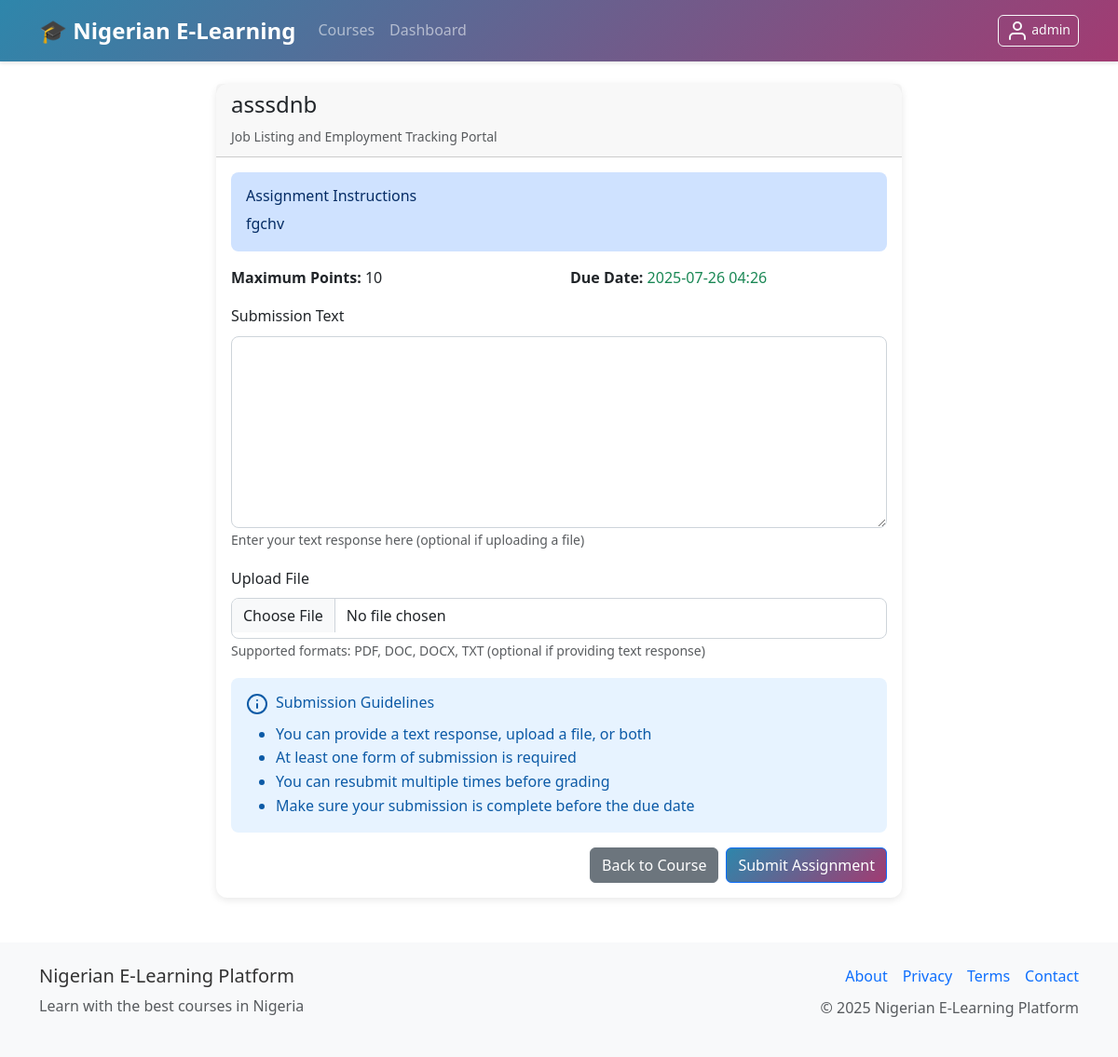
Screenshot of /assignments/1/submit (signed in) with the database file from the repository.
### models.py (models this page shows, shortened)
class User(UserMixin, db.Model):
    id = db.Column(db.Integer, primary_key=True)
    username = db.Column(db.String(80), unique=True, nullable=False)
    email = db.Column(db.String(120), unique=True, nullable=False)
    password_hash = db.Column(db.String(256), nullable=False)
    role = db.Column(db.String(20), nullable=False, default='student')  # admin, instructor, tutor, student
    first_name = db.Column(db.String(50))
    last_name = db.Column(db.String(50))
    active = db.Column(db.Boolean, default=True)
    banned = db.Column(db.Boolean, default=False)
    ban_reason = db.Column(db.Text)
    email_verified = db.Column(db.Boolean, default=False)
    verification_token = db.Column(db.String(100))
    password_reset_token = db.Column(db.String(100))
    password_reset_expires = db.Column(db.DateTime)
    email_verification_token = db.Column(db.String(100))
    email_verification_expires = db.Column(db.DateTime)
    premium_user = db.Column(db.Boolean, default=False)
    instructor_verified = db.Column(db.Boolean, default=False)
    badge_level = db.Column(db.String(20), default='basic')  # basic, bronze, silver, gold, premium
    wallet_balance = db.Column(db.Float, default=0.0)
    created_at = db.Column(db.DateTime, default=datetime.utcnow)
    last_login = db.Column(db.DateTime)
    courses_created = db.relationship('Course', foreign_keys='Course.instructor_id', backref='instructor', lazy='dynamic')
    enrollments = db.relationship('Enrollment', backref='student', lazy='dynamic')
    payments = db.relationship('Payment', backref='user', lazy='dynamic')
    wallet_transactions = db.relationship('WalletTransaction', backref='user', lazy='dynamic')
    quiz_attempts = db.relationship('QuizAttempt', backref='user', lazy='dynamic')
    assignment_submissions = db.relationship('AssignmentSubmission', backref='user', lazy='dynamic')
    course_credits = db.relationship('CourseCredit', backref='student_credit', lazy='dynamic')
    withdrawal_requests = db.relationship('WithdrawalRequest', foreign_keys='WithdrawalRequest.tutor_id', backref='tutor', lazy='dynamic')
    def can_access_course(self, course):
        if self.role in ['admin', 'instructor', 'tutor']:
            return True
    @property
    def is_active(self):
        return bool(self.active and not self.banned)

class Assignment(db.Model):
    id = db.Column(db.Integer, primary_key=True)
    title = db.Column(db.String(200), nullable=False)
    description = db.Column(db.Text)
    instructions = db.Column(db.Text)
    course_id = db.Column(db.Integer, db.ForeignKey('course.id'), nullable=False)
    due_date = db.Column(db.DateTime)
    max_points = db.Column(db.Integer, default=100)
    is_active = db.Column(db.Boolean, default=True)
    max_credits = db.Column(db.Integer, default=15)  # Maximum credits for this assignment
    pass_threshold = db.Column(db.Float, default=60.0)  # Minimum percentage to earn credits
    created_at = db.Column(db.DateTime, default=datetime.utcnow)
    submissions = db.relationship('AssignmentSubmission', backref='assignment', lazy='dynamic', cascade='all, delete-orphan')

class Course(db.Model):
    id = db.Column(db.Integer, primary_key=True)
    title = db.Column(db.String(200), nullable=False)
    description = db.Column(db.Text)
    category = db.Column(db.String(100), default='General')  # Added missing category field
    price = db.Column(db.Float, nullable=False, default=0.0)
    instructor_id = db.Column(db.Integer, db.ForeignKey('user.id'), nullable=False)
    is_active = db.Column(db.Boolean, default=True)
    approval_status = db.Column(db.String(20), default='pending')  # pending, approved, rejected
    approved_by = db.Column(db.Integer, db.ForeignKey('user.id'))  # admin who approved
    approved_at = db.Column(db.DateTime)
    rejection_reason = db.Column(db.Text)
    min_credits_for_certificate = db.Column(db.Integer, default=70)  # Minimum credits needed for certificate
    total_available_credits = db.Column(db.Integer, default=100)     # Total credits available in course
    created_at = db.Column(db.DateTime, default=datetime.utcnow)
    updated_at = db.Column(db.DateTime, default=datetime.utcnow, onupdate=datetime.utcnow)
    lessons = db.relationship('Lesson', backref='course', lazy='dynamic', cascade='all, delete-orphan')
    enrollments = db.relationship('Enrollment', backref='course', lazy='dynamic', cascade='all, delete-orphan')
    quizzes = db.relationship('Quiz', backref='course', lazy='dynamic', cascade='all, delete-orphan')
    assignments = db.relationship('Assignment', backref='course', lazy='dynamic', cascade='all, delete-orphan')
    course_credits = db.relationship('CourseCredit', backref='course', lazy='dynamic', cascade='all, delete-orphan')
    course_vouchers = db.relationship('Voucher', foreign_keys='Voucher.course_id', backref='course', lazy='dynamic', cascade='all, delete-orphan')

### routes.py (the view, shortened to what this page needs)
@app.route('/assignments/<int:assignment_id>/submit', methods=['GET', 'POST'])
@login_required
def submit_assignment(assignment_id):
    assignment = Assignment.query.get_or_404(assignment_id)
    if not current_user.can_access_course(assignment.course):
        flash('You need to enroll in this course first', 'warning')
        return redirect(url_for('course_detail', course_id=assignment.course_id))
    existing_submission = AssignmentSubmission.query.filter_by(
        user_id=current_user.id,
        assignment_id=assignment_id
    ).first()
    form = AssignmentSubmissionForm()
    return render_template('assignments/submit.html', form=form, assignment=assignment, submission=existing_submission, now=dt.utcnow())

### forms.py
class AssignmentSubmissionForm(FlaskForm):
    content = TextAreaField('Submission Text')
    file = FileField('Upload File', validators=[FileAllowed(['pdf', 'doc', 'docx', 'txt'], 'Documents only!')])

### app.py (called while the page is built)
@login_manager.user_loader
def load_user(user_id):
    from models import User
    return User.query.get(int(user_id))

### routes.py (called while the page is built)
@app.context_processor
def inject_settings():
    settings = SystemSettings.query.first()
    return dict(settings=settings)

### templates/assignments/submit.html (shortened to what this page needs)
{% extends "base.html" %}
{% block content %}
<div class="row justify-content-center">
    <div class="col-md-8">
        <div class="card">
            <div class="card-header">
                <h4>{{ assignment.title }}</h4>
                <small class="text-muted">{{ assignment.course.title }}</small>
            </div>
            <div class="card-body">
                <div class="alert alert-primary">
                    <h6>Assignment Instructions</h6>
                    <div>{{ assignment.description|safe }}</div>
                </div>
                <div class="row mb-3">
                    <div class="col-md-6">
                        <strong>Maximum Points:</strong> {{ assignment.max_points }}
                    </div>
                    <div class="col-md-6">
                        {% if assignment.due_date %}
                        <strong>Due Date:</strong>
                        <span class="{% if assignment.due_date < now %}text-danger{% else %}text-success{% endif %}">
                            {{ assignment.due_date.strftime('%Y-%m-%d %H:%M') }}
                        </span>
                        {% else %}
                        <strong>Due Date:</strong> No due date set
                        {% endif %}
                    </div>
                </div>
                <form method="POST" enctype="multipart/form-data">
                    <div class="mb-3">
                        {{ form.content.label(class="form-label") }}
                        {{ form.content(class="form-control", rows="8", value=submission.content if submission else "") }}
                        <small class="form-text text-muted">Enter your text response here (optional if uploading a file)</small>
                    </div>
                    <div class="mb-3">
                        {{ form.file.label(class="form-label") }}
                        {{ form.file(class="form-control") }}
                        <small class="form-text text-muted">
                            Supported formats: PDF, DOC, DOCX, TXT (optional if providing text response)
                        </small>
                    </div>
                    <div class="alert alert-info">
                        <h6><i data-feather="info" class="me-2"></i>Submission Guidelines</h6>
                        <ul class="mb-0">
                            <li>You can provide a text response, upload a file, or both</li>
                            <li>At least one form of submission is required</li>
                            <li>You can resubmit multiple times before grading</li>
                            <li>Make sure your submission is complete before the due date</li>
                        </ul>
                    </div>
                    <div class="d-grid gap-2 d-md-flex justify-content-md-end">
                        <a href="{{ url_for('course_detail', course_id=assignment.course_id) }}" class="btn btn-secondary">Back to Course</a>
                        <button type="submit" class="btn btn-primary">
                            {% if submission %}Update Submission{% else %}Submit Assignment{% endif %}
                        </button>
                    </div>
                </form>
            </div>
        </div>
    </div>
</div>
{% endblock %}

### templates/base.html (shortened to what this page needs)
<!DOCTYPE html>
<html lang="en">
<head>
    {% set critical_css = get_critical_css() %}
    <link rel="preload" href="https://cdn.jsdelivr.net/npm/bootstrap@5.3.0/dist/css/bootstrap.min.css" as="style" onload="this.onload=null;this.rel='stylesheet'">
    <link rel="preload" href="{{ url_for('static', filename='css/style.css') }}" as="style" onload="this.onload=null;this.rel='stylesheet'">
</head>
<body>
    <nav class="navbar navbar-expand-lg navbar-dark bg-primary">
        <div class="container">
            <a class="navbar-brand" href="{{ url_for('index') }}">
                <strong>🎓 Nigerian E-Learning</strong>
            </a>
            <div class="collapse navbar-collapse" id="navbarNav">
                <ul class="navbar-nav me-auto">
                    <li class="nav-item">
                        <a class="nav-link" href="{{ url_for('courses') }}">Courses</a>
                    </li>
                    {% if current_user.is_authenticated %}
                    <li class="nav-item">
                        <a class="nav-link" href="{{ url_for('dashboard') }}">Dashboard</a>
                    </li>
                    {% endif %}
                </ul>
                <ul class="navbar-nav">
                    {% if current_user.is_authenticated %}
                    <li class="nav-item">
                        <button class="btn btn-outline-light btn-sm" type="button" data-bs-toggle="offcanvas" data-bs-target="#profileOffcanvas" aria-controls="profileOffcanvas">
                            <i data-feather="user"></i> {{ current_user.username }}
                        </button>
                    </li>
                    {% endif %}
                </ul>
            </div>
        </div>
    </nav>
    <main class="container my-4">
        {% block content %}{% endblock %}
    </main>
    <footer class="bg-light mt-5 py-4">
        <div class="container">
            <div class="row">
                <div class="col-md-6">
                    <h5>Nigerian E-Learning Platform</h5>
                    <p class="text-muted">Learn with the best courses in Nigeria</p>
                </div>
                <div class="col-md-6 text-md-end">
                    <div class="d-flex justify-content-md-end justify-content-center gap-3 mb-2">
                        <a href="#" class="text-decoration-none">About</a>
                        <a href="#" class="text-decoration-none">Privacy</a>
                        <a href="#" class="text-decoration-none">Terms</a>
                        <a href="#" class="text-decoration-none">Contact</a>
                    </div>
                    <p class="text-muted">© 2025 Nigerian E-Learning Platform</p>
                </div>
            </div>
        </div>
    </footer>
</body>
</html>

### static/css/style.css (style rules this page uses)
:root { --primary-color: #0d6efd; --success-color: #198754; --warning-color: #ffc107; --danger-color: #dc3545; --naira-color: #00b04f; --dark-color: #212529; --light-color: #f8f9fa; }
body { font-family: 'Segoe UI', Tahoma, Geneva, Verdana, sans-serif; line-height: 1.6; color: #333; }
.navbar-brand { font-weight: 700; font-size: 1.5rem; }
.navbar-nav .nav-link { font-weight: 500; transition: color 0.3s ease; }
.card { border: none; box-shadow: 0 0.125rem 0.25rem rgba(0, 0, 0, 0.075); transition: box-shadow 0.15s ease-in-out; }
.btn { border-radius: 0.375rem; font-weight: 500; transition: all 0.3s ease; }
.btn-primary { background-color: var(--primary-color); border-color: var(--primary-color); }
.form-control { border-radius: 0.375rem; border: 1px solid #ced4da; transition: border-color 0.15s ease-in-out, box-shadow 0.15s ease-in-out; }
.alert { border: none; border-radius: 0.5rem; }
.alert-info { background-color: #e7f3ff; color: #0c5aa6; }
footer { margin-top: auto; }

### templates/base.html (style rules this page uses)
:root { --vh: 1vh; }
.nav-link, .dropdown-item { padding: 12px 16px; }
.card { border-radius: 12px; box-shadow: 0 2px 8px rgba(0,0,0,0.1); }
.form-control, .form-select { border-radius: 8px; min-height: 44px; }

### rows the page displays
User: username "admin"
Assignment: title "asssdnb", description "fgchv", max_points "10", due_date "2025-07-26 04:26"
Course: course "Job Listing and Employment Tracking Portal"
